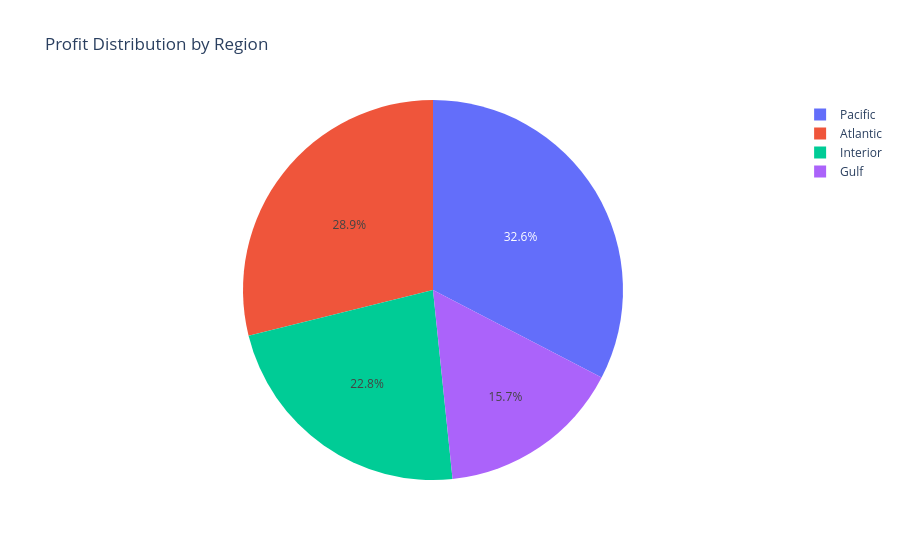

The notebook cell saved with this chart:
### Code cell
# Profit by Region Chart
fig = px.pie(
    profit_region,
    names="Region",
    values="Gross Profit",
    title="Profit Distribution by Region"
)

fig.show()

### Figure 1 — Plotly figure (JSON) as saved in the notebook; plotly's stock layout.template omitted (floating-point values rounded to 4 significant figures)
{"data": [{"domain": {"x": [0, 1], "y": [0, 1]}, "hovertemplate": "Region=%{label}<br>Gross Profit=%{value}<extra></extra>", "labels": ["Pacific", "Atlantic", "Interior", "Gulf"], "legendgroup": "", "name": "", "showlegend": true, "type": "pie", "values": [30490.0, 26970.0, 21280.0, 14700.0]}], "layout": {"legend": {"tracegroupgap": 0}, "title": {"text": "Profit Distribution by Region"}}}
